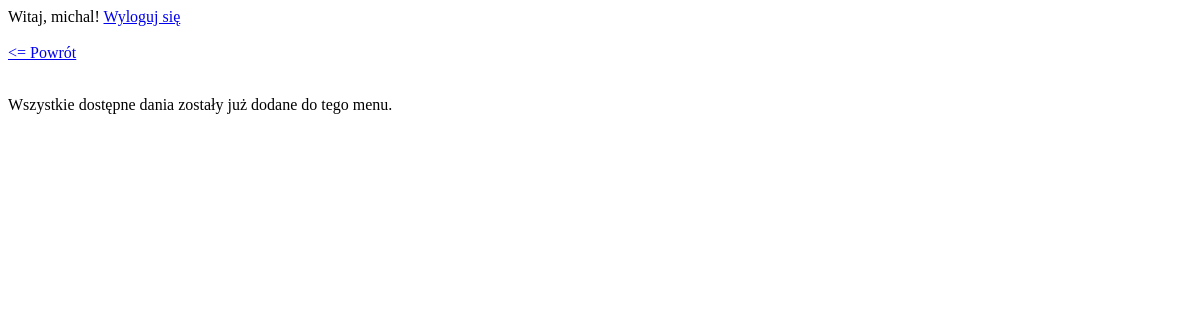
Before: /add_dish_to_menu/12 (signed in) with the older database file.
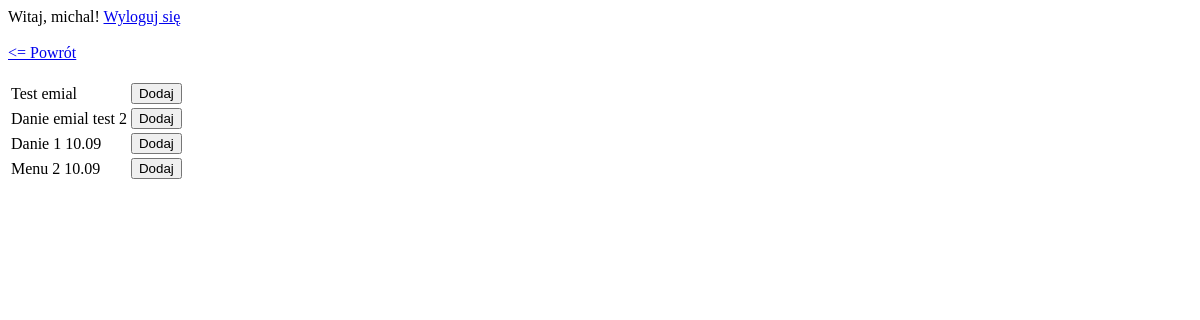
After: the same page with the newer database file.
### menu/models.py (models this page shows, shortened)
class Dish(models.Model):
    name = models.CharField(max_length=50, unique=True, verbose_name='Nazwa')
    description = models.TextField(max_length=1000, verbose_name='Opis')
    price = models.FloatField(verbose_name='Cena')
    preparation_time = models.IntegerField(verbose_name='Czas przygotowania')
    is_vege = models.BooleanField(verbose_name='Danie wegetariańskie')
    picture = models.ImageField(default = 'default.jpg',verbose_name='Zdjęcie dania')
    created = models.DateTimeField(editable=False)
    modified = models.DateTimeField(auto_now=True)

### menu/views.py (the view, shortened to what this page needs)
# urls.py: path(r'add_dish_to_menu/<int:pk>', views.AddDishToMenu.as_view(), name='add_dish_to_menu'),
class AddDishToMenu(LoginRequiredMixin, ListView):
    model = Dish
    template_name = 'add_dish_to_menu.html'
    def get_context_data(self, *, object_list=None, **kwargs):
        menu_queryset = Menu.objects.get(pk=self.kwargs['pk'])
        dishes_pk = [mpk.pk for mpk in menu_queryset.dishes.all()]
        objects = Dish.objects.all().exclude(pk__in=dishes_pk)
        return_url = reverse('menu_detail', args=[self.kwargs['pk']])
        return super().get_context_data(
            object_list=objects,
            return_url=return_url,
        )

### templates/add_dish_to_menu.html (shortened to what this page needs)
{% extends 'base.html' %}
{% block body %}
    <a href="/"><= Powrót</a>
    <br/><br/>
    {% if object_list.count is 0 %}
        <p>Wszystkie dostępne dania zostały już dodane do tego menu.</p>
    {% else %}
    <table>
    {% for object in object_list %}
        <tr>
            <td>
                {{ object.name }}
            </td>
                <td>
                    <form method="POST">{% csrf_token %}
                        <input type="submit" class="btn" value="Dodaj">
                    </form>
                </td>
            </tr>
    {%  endfor %}
    </table>
    {% endif %}
{% endblock %}

Changed rows visible on the page:
added Dish: name "Test emial"
added Dish: name "Danie emial test 2"
added Dish: name "Danie 1 10.09"
added Dish: name "Menu 2 10.09"
Other visible differences:
text no longer shown: "Wszystkie dostępne dania zostały już dodane do tego menu."
